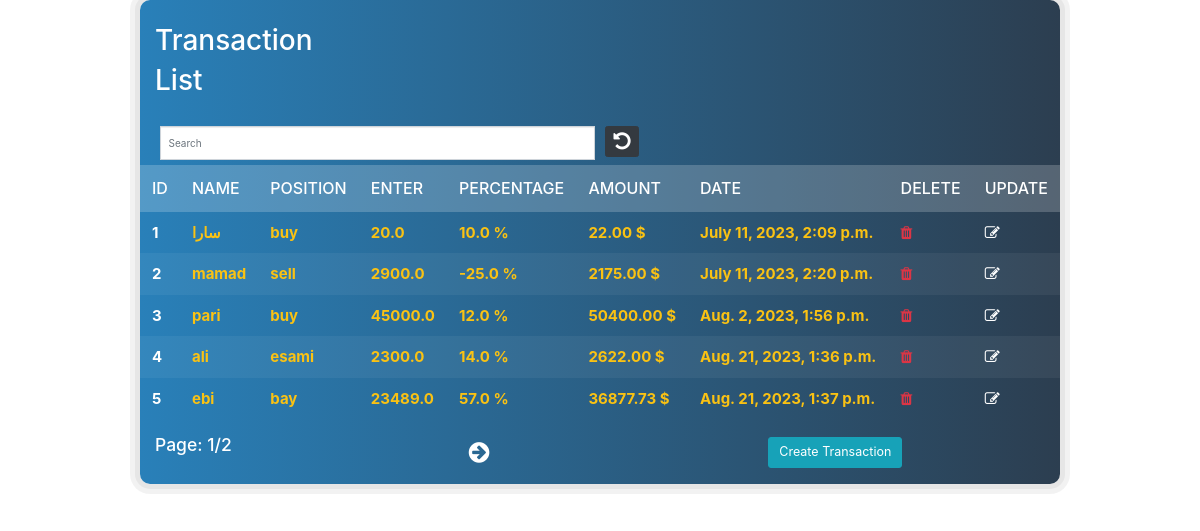
The page / on the database its author committed.
### cbvAPP/models.py (models this page shows, shortened)
class Student(models.Model):
    firstName = models.CharField(max_length=50)
    lastName = models.CharField(max_length=50)
    enter = models.FloatField(null=True)
    testScore = models.FloatField()
    Amount = models.FloatField(null=True, blank=True)
    date = models.DateTimeField(default=datetime.now, blank=True)

### cbvAPP/views.py (the view)
# urls.py: path('', views.StudentListViwe.as_view(), name="student"),
class StudentListViwe(ListView):
    model = Student
    paginate_by = 5

### cbvAPP/templates/cbvApp/student_list.html (shortened to what this page needs)
{% extends 'cbvApp/base.html' %}
{% block body_content %}
<div class="container">
    <div class="row">
        <div class="col-md-offset-1 col-md-10">
            <div class="panel">
                <div class="panel-heading">
                    <div class="row">
                        <div class="col col-sm-3 col-xs-12">
                            <h4 class="title">Transaction <span>List</span></h4>
                        </div>
                        <div class="col-sm-9 col-xs-12 text-right">
                        </div>
                    </div>
                </div>
                <div class="panel-body table-responsive">
                    {% if student_list %}
                    <div class="input-group container" >
                        <div class="col-sm p-2">
                            <input type="text" class="form-control" id="search" placeholder="Search">
                        </div>
                            <div class="col-sm p-2">
                            <a href="{% url 'student' %}" class="btn btn-dark"><i class="fa fa-undo fa-2x" aria-hidden="true"></i>
                            </a>
                        </div>
                    </div>
                    <table class="table" id="sortTable">
                        <thead>
                            <tr id="chk-th">
                                <th>id</th>
                                <th>name</th>
                                <th>position</th>
                                <th>enter</th>
                                <th>Percentage</th>
                                <th>Amount</th>
                                <th>Date</th>
                                <th>delete</th>
                                <th>update</th>
                            </tr>
                        </thead>
                        <tbody>
                            {% for student in student_list %}
                            <tr id="chk-tf">
                                <td><a class="text-white" href="/{{student.id}}"><dt>{{ forloop.counter }}</dt></a></td>
                                <td><dt>{{student.firstName}}</dt></td>
                                <td><dt>{{student.lastName}}</dt></td>
                                <td><dt>{{student.enter}}</dt></td>
                                <td><dt>{{student.testScore}} % </dt></td>
                                <td><dt>{{student.Amount | floatformat:2}} $ </dt></td>
                                <td><dt>{{student.date}}</dt></td>
                                <td>
                                    <a class="text-white" href="/delete/{{student.id}}" data-tip="delete"><i class="fa fa-trash text-danger"></i></a>
                                </td>
                                <td>
                                    <a class="text-white" href="/update/{{student.id}}" data-tip="edit"><i class="fa fa-edit"></i></a>
                                </td>
                            </tr>
                            {% endfor %}
                        </tbody>
                    </table>
                </div>
                <div class="panel-footer">
                    <div class="row">
                        <div class="col col-sm-4 col-xs-4"><h3 class="text-white">Page: {{ page_obj.number }}/{{ page_obj.paginator.num_pages }}</h3>
                        </div>
                        <div class="col col-sm-4 col-xs-4"><nav aria-label="Page navigation example">
                            <ul class="pagination">
                                {% if page_obj.has_next %}
                                    <li class="page-item"><a class="page-link" href="?page={{ page_obj.next_page_number }}">
                                        <i class="fa fa-arrow-circle-right fa-lg" aria-hidden="true"></i>
                                    </a></li>
                                {% endif %}
                            </ul>
                          </nav>
                        </div>
                        <div class="col col-sm-4 col-xs-4">
                            <button class="btn btn-info btn-lg"><a class="text-white" href="/create">Create Transaction</a></button>
                        </div>
                    </div>
                </div>
            </div>
            {% endif %}
        </div>
    </div>
</div>
{% endblock %}

### cbvAPP/templates/cbvApp/base.html (shortened to what this page needs)
<!DOCTYPE html>
<html lang="en">
<head>
<link rel="stylesheet" href="https://maxcdn.bootstrapcdn.com/font-awesome/4.7.0/css/font-awesome.min.css">
<link rel="stylesheet" href="https://maxcdn.bootstrapcdn.com/bootstrap/3.3.7/css/bootstrap.min.css">
<link rel="stylesheet" href="https://stackpath.bootstrapcdn.com/font-awesome/4.7.0/css/font-awesome.min.css">
<link rel="stylesheet" href="https://cdn.jsdelivr.net/npm/bootstrap@4.0.0/dist/css/bootstrap.min.css">
</head>
<body>
    {% block body_content %}
    {% endblock %}
</body>
</html>

### cbvAPP/templates/cbvApp/base.html (style rules this page uses)
.panel { background: linear-gradient(to right, #2980b9, #2c3e50); padding: 0; border-radius: 10px; border: none; box-shadow: 0 0 0 5px rgba(0,0,0,0.05),0 0 0 10px rgba(0,0,0,0.05); }
.panel .panel-heading { padding: 20px 15px; border-radius: 10px 10px 0 0; margin: 0; }
.panel .panel-heading .title { color: #fff; font-size: 28px; font-weight: 500; text-transform: capitalize; line-height: 40px; margin: 0; }
.panel .panel-body { padding: 0; }
.panel .panel-body .table thead tr th { color: #fff; background-color: rgba(255, 255, 255, 0.2); font-size: 16px; font-weight: 500; text-transform: uppercase; padding: 12px; border: none; }
.panel .panel-body .table tbody tr td { color: #FAC213; font-size: 15px; padding: 10px 12px; vertical-align: middle; border: none; }
.panel .panel-body .table tbody tr:nth-child(even) { background-color: rgba(255,255,255,0.05); }
.panel .panel-footer { color: #fff; background-color: transparent; padding: 15px; border: none; }
.panel .panel-footer .col { line-height: 35px; }
.pagination { margin: 0; }
.pagination li a { color: #fff; background-color: transparent; border: 2px solid transparent; font-size: 18px; font-weight: 500; text-align: center; line-height: 31px; width: 35px; height: 35px; padding: 0; margin: 0 3px; border-radius: 50px; transition: all 0.3s ease 0s; }
.pagination li:first-child a, .pagination li:last-child a { border-radius: 50%; }

### rows shown on the page
Student: firstName "سارا", lastName "buy", enter "20.0", testScore "10.0", Amount "22.00", date "July 11, 2023, 2:09 p.m."
Student: firstName "mamad", lastName "sell", enter "2900.0", testScore "-25.0", Amount "2175.00", date "July 11, 2023, 2:20 p.m."
Student: firstName "pari", lastName "buy", enter "45000.0", testScore "12.0", Amount "50400.00", date "Aug. 2, 2023, 1:56 p.m."
Student: firstName "ali", lastName "esami", enter "2300.0", testScore "14.0", Amount "2622.00", date "Aug. 21, 2023, 1:36 p.m."
Student: firstName "ebi", lastName "bay", enter "23489.0", testScore "57.0", Amount "36877.73", date "Aug. 21, 2023, 1:37 p.m."

### other values the page prints
{{ page_obj.number }} "1"
{{ page_obj.paginator.num_pages }} "2"
